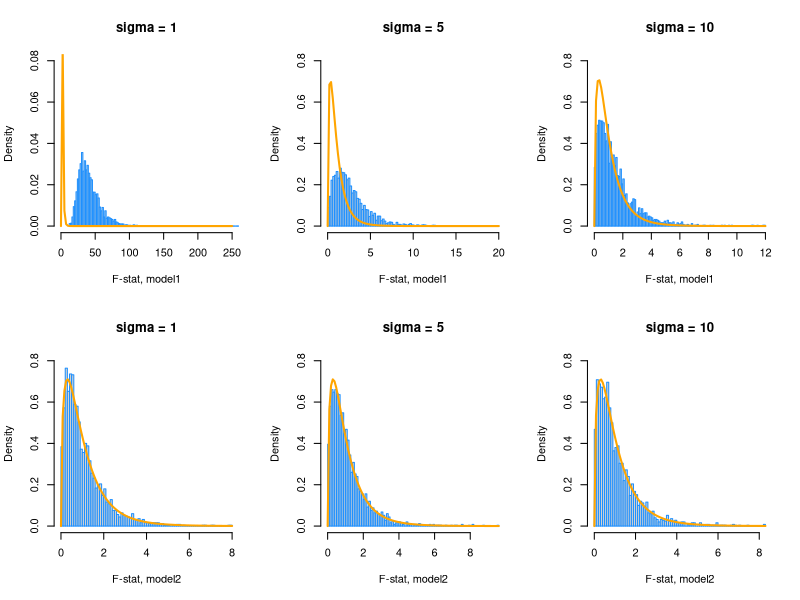
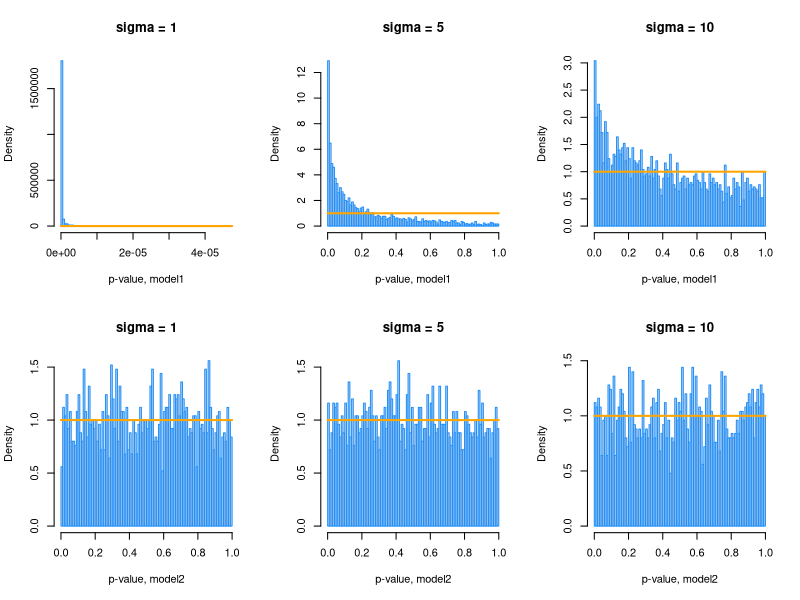
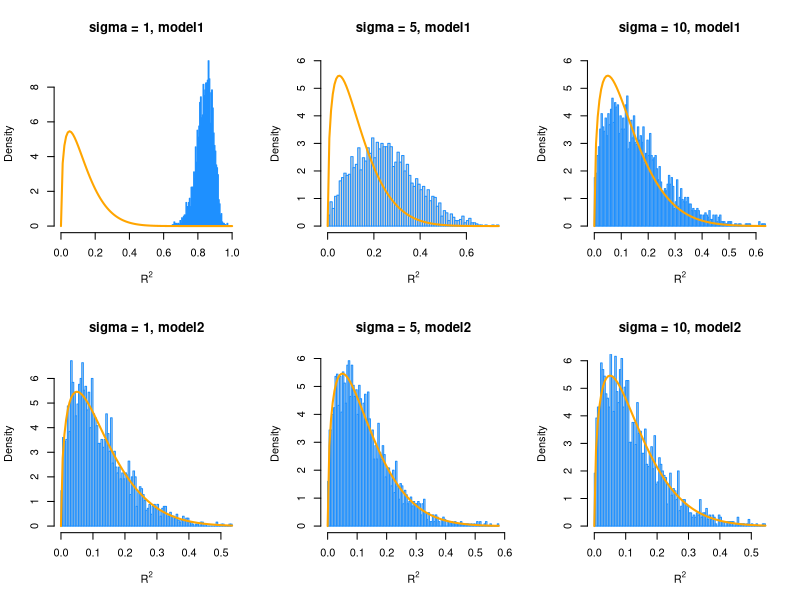
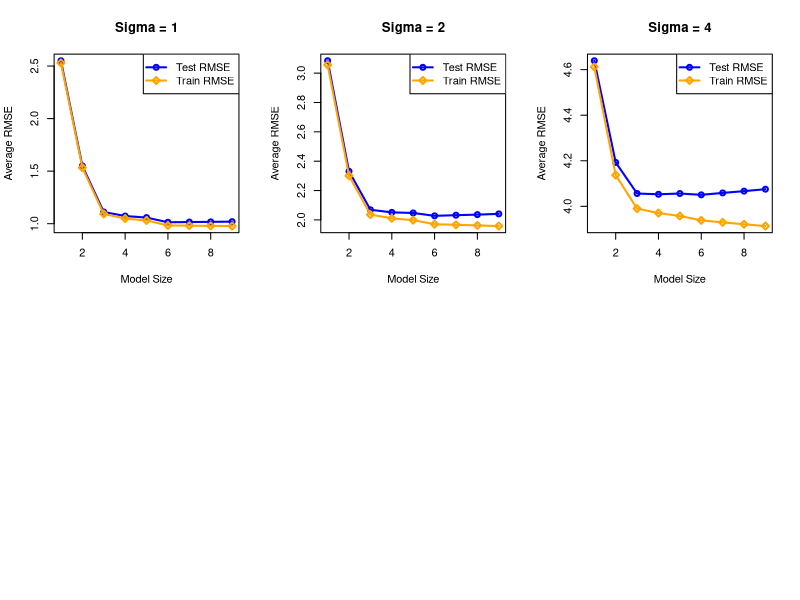
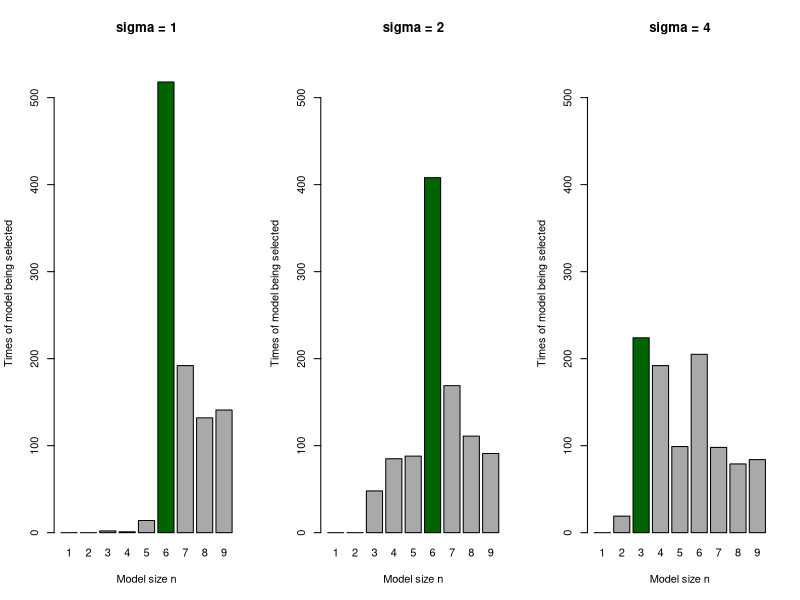

Write R code to recreate these figures, in order. (Note: a time limit stopped this script after it produced the figures.)
## ---- chunk 1
##set up my birthday
birthday = 19890310
set.seed(birthday)
## ---- chunk 2
##number of simulation for each sigma
num_sim = 2500
## ---- chunk 3
##values of sigma for each model
##values of sigma for model1
beta_0_model1 = 3
beta_1_model1 = 1
beta_2_model1 = 1
beta_3_model1 = 1
##values of sigma for model2
beta_0_model2 = 3
beta_1_model2 = 0
beta_2_model2 = 0
beta_3_model2 = 0

##sample size (refers to n from Instruction section) and levels of noise
sample_size = 25
sigma = c(1, 5, 10)
## ---- chunk 4
##read the data from 'study_1.csv'
sim_data = read.csv('study_1.csv')
## ---- chunk 5
estimates_model1 = data.frame(
  F_stat = rep(0, num_sim), 
  p_val = rep(0, num_sim), 
  R_2 = rep(0, num_sim)
)

estimates_model2 = data.frame(
  F_stat = rep(0, num_sim), 
  p_val = rep(0, num_sim), 
  R_2 = rep(0, num_sim)
)
## ---- chunk 6
data_model1 = list(beta_1_sim = estimates_model1, 
                   beta_2_sim = estimates_model1, 
                   beta_3_sim = estimates_model1)
data_model2 = list(beta_1_sim = estimates_model2, 
                   beta_2_sim = estimates_model2, 
                   beta_3_sim = estimates_model2)
## ---- chunk 7
##library(broom) ##use glance function to double check
## ---- chunk 8
###run the simulation for each sigma for model1
for (s in 1: length(sigma)) {
  for (i in 1: num_sim) {
    ###simulate data y and save new y into study_1.csv file
    sim_data$y = with(sim_data, beta_0_model1 + beta_1_model1 * x1+ beta_2_model1 * x2 + beta_3_model1 * x3 + rnorm(n = sample_size, mean = 0, sd = sigma[s]))
    
    ##fit model
    fit_model1 = lm(y ~ ., data = sim_data)
    null_model = lm(y ~ 1, data = sim_data)
    ##find three values
    estimates_model1$F_stat[i] = summary(fit_model1)$fstatistic[1]
    estimates_model1$p_val[i] = anova(null_model, fit_model1)$"Pr(>F)"[2] 
    ##estimates_model1$F_stat[i] = glance(fit_model1)$stat
    ##estimates_model1$p_val[i] = glance(fit_model1)$p.val
    ##estimates_model1$R_2[i] = glance(fit_model1)$r.squared
    estimates_model1$R_2[i] = summary(fit_model1)$r.squared
    ##the three variables match the results from glance
  }
  data_model1[[s]] = estimates_model1
}
## ---- chunk 9
for (s in 1: length(sigma)) {
  for (i in 1: num_sim) {
    ###simulate data y and save new y data into study_1.csv file
    sim_data$y = with(sim_data, beta_0_model2 + beta_1_model2 * x1+ beta_2_model2 * x2 + beta_3_model2 * x3 + rnorm(n = sample_size, mean = 0, sd = sigma[s]))
    
    ##fit model
    fit_model2 = lm(y ~ ., data = sim_data)
    null_model2 = lm(y ~ 1, data = sim_data)
    ##find three values
    estimates_model2$F_stat[i] = summary(fit_model2)$fstatistic[1]
    estimates_model2$p_val[i] = anova(null_model2, fit_model2)$"Pr(>F)"[2]
    estimates_model2$R_2[i] = summary(fit_model2)$r.squared
    ##estimates_model2$F_stat[i] = glance(fit_model2)$stat
    ##estimates_model2$p_val[i] = glance(fit_model2)$p.val
    ##estimates_model2$R_2[i] = glance(fit_model2)$r.squared
     ##the three variables match the results from glance
  }
  data_model2[[s]] = estimates_model2
}
## ---- chunk 10
par(mfrow = c(2, 3))
###in order to show the true distribution with the F statistic empirical distribution for model1(significant model) when sigma = 1, set up both ylim and xlim. 
hist(data_model1[[1]]$F_stat, prob = TRUE, xlab = "F-stat, model1", main = "sigma = 1", border = "dodgerblue", breaks = 100, xlim = c(0, 250), ylim = c(0, 0.08))
##set ylim different from other plots to show both empirical and true distribution more clearly.
x = seq(0, 100, length = 100)
curve(df(x, df1 = 4 - 1, df2 = 25 - 4), add = TRUE, col = 'orange', lwd = 2)
hist(data_model1[[2]]$F_stat, prob = TRUE, xlab = "F-stat, model1", main = "sigma = 5", border = "dodgerblue", breaks = 100, ylim = c(0, 0.8))
curve(df(x, df1 = 4 - 1, df2 = 25 - 4), add = TRUE, col = 'orange', lwd = 2)
hist(data_model1[[3]]$F_stat, prob = TRUE, xlab = "F-stat, model1", main = "sigma = 10", border = "dodgerblue", breaks = 100, ylim = c(0, 0.8))
curve(df(x, df1 = 4 - 1, df2 = 25 - 4), add = TRUE, col = 'orange', lwd = 2)
##model2
hist(data_model2[[1]]$F_stat, prob = TRUE, xlab = "F-stat, model2", main = "sigma = 1", border = "dodgerblue", breaks = 100, ylim = c(0, 0.8))
x = seq(0, 100, length = 100)
curve(df(x, df1 = 4 - 1, df2 = 25 - 4), add = TRUE, col = 'orange', lwd = 2)
hist(data_model2[[2]]$F_stat, prob = TRUE, xlab = "F-stat, model2", main = "sigma = 5", border = "dodgerblue", breaks = 100, ylim = c(0, 0.8))
curve(df(x, df1 = 4 - 1, df2 = 25 - 4), add = TRUE, col = 'orange', lwd = 2)
hist(data_model2[[3]]$F_stat, prob = TRUE, xlab = "F-stat, model2", main = "sigma = 10", border = "dodgerblue", breaks = 100, ylim = c(0, 0.8))
curve(df(x, df1 = 4 - 1, df2 = 25 - 4), add = TRUE, col = 'orange', lwd = 2)
## ---- chunk 11
par(mfrow = c(2, 3))
x = seq(0, 1, length = 100)
hist(data_model1[[1]]$p_val, prob = TRUE, xlab = "p-value, model1", main = "sigma = 1", border = "dodgerblue", breaks = 100)
curve(dunif(x, min = 0, max = 1), add = TRUE, col = 'orange', lwd = 2)
hist(data_model1[[2]]$p_val, prob = TRUE, xlab = "p-value, model1", main = "sigma = 5", border = "dodgerblue", breaks = 100)
curve(dunif(x, min = 0, max = 1), add = TRUE, col = 'orange', lwd = 2)
hist(data_model1[[3]]$p_val, prob = TRUE, xlab = "p-value, model1", main = "sigma = 10", border = "dodgerblue", breaks = 100)
curve(dunif(x, min = 0, max = 1), add = TRUE, col = 'orange', lwd = 2)
###model2
x = seq(0, 1, length = 100)
hist(data_model2[[1]]$p_val, prob = TRUE, xlab = "p-value, model2", main = "sigma = 1", border = "dodgerblue", breaks = 100)
curve(dunif(x, min = 0, max = 1), add = TRUE, col = 'orange', lwd = 2)
hist(data_model2[[2]]$p_val, prob = TRUE, xlab = "p-value, model2", main = "sigma = 5", border = "dodgerblue", breaks = 100)
curve(dunif(x, min = 0, max = 1), add = TRUE, col = 'orange', lwd = 2)
hist(data_model2[[3]]$p_val, prob = TRUE, xlab = "p-value, model2", main = "sigma = 10", border = "dodgerblue", breaks = 100, ylim = c(0, 1.5))
curve(dunif(x, min = 0, max = 1), add = TRUE, col = 'orange', lwd = 2)
## ---- chunk 12
par(mfrow = c(2, 3))
###in order to show the true distribution with empirical distribution for model1 with sigma = 1, set up xlim in range[0, 1]
hist(data_model1[[1]]$R_2, prob = TRUE, xlab = expression(R^2), main = "sigma = 1, model1", border = "dodgerblue", breaks =100, xlim = c(0, 1))
x = seq(0, 1, length = 100)
curve(dbeta(x, shape1 = (4 - 1)/ 2, shape2 = (25 - 4) / 2), add = TRUE, col = 'orange', lwd = 2)
hist(data_model1[[2]]$R_2, prob = TRUE, xlab = expression(R^2), main = "sigma = 5, model1", border = "dodgerblue", breaks = 100, ylim = c(0, 6))
curve(dbeta(x, shape1 = (4 - 1)/ 2, shape2 = (25 - 4) / 2), add = TRUE, col = 'orange', lwd = 2)
hist(data_model1[[3]]$R_2, prob = TRUE, xlab = expression(R^2), main = "sigma = 10, model1", border = "dodgerblue", breaks = 100, ylim = c(0, 6))
curve(dbeta(x, shape1 = (4 - 1)/ 2, shape2 = (25 - 4) / 2), add = TRUE, col = 'orange', lwd = 2)
hist(data_model2[[1]]$R_2, prob = TRUE, xlab = expression(R^2), main = "sigma = 1, model2", border = "dodgerblue", breaks =100)
curve(dbeta(x, shape1 = (4 - 1)/ 2, shape2 = (25 - 4) / 2), add = TRUE, col = 'orange', lwd = 2)
hist(data_model2[[2]]$R_2, prob = TRUE, xlab = expression(R^2), main = "sigma = 5, model2", border = "dodgerblue", breaks = 100)
curve(dbeta(x, shape1 = (4 - 1)/ 2, shape2 = (25 - 4) / 2), add = TRUE, col = 'orange', lwd = 2)
hist(data_model2[[3]]$R_2, prob = TRUE, xlab = expression(R^2), main = "sigma = 10, model2", border = "dodgerblue", breaks = 100, ylim = c(0, 6))
curve(dbeta(x, shape1 = (4 - 1)/ 2, shape2 = (25 - 4) / 2), add = TRUE, col = 'orange', lwd = 2)
## ---- chunk 13
F_stat_mean = c(mean(data_model1[[1]]$F_stat), 
                mean(data_model1[[2]]$F_stat), 
                mean(data_model1[[3]]$F_stat))

p_val_mean = c(mean(data_model1[[1]]$p_val), 
               mean(data_model1[[2]]$p_val),
               mean(data_model1[[3]]$p_val))

R_2_mean = c(mean(data_model1[[1]]$R_2), 
             mean(data_model1[[2]]$R_2),
             mean(data_model1[[3]]$R_2))

###table of mean for model1
sigma_values = c("`sigma = 1`", "`sigma = 5`", "`sigma = 10`")
result1 = data.frame(sigma_values, F_stat_mean, p_val_mean, R_2_mean)
colnames(result1) = c('sigma', 'F statistic', 'p-value','R_2')
knitr::kable(result1)
## ---- chunk 14
F_stat_mean = c(mean(data_model2[[1]]$F_stat), 
                mean(data_model2[[2]]$F_stat), 
                mean(data_model2[[3]]$F_stat))

p_val_mean = c(mean(data_model2[[1]]$p_val), 
               mean(data_model2[[2]]$p_val),
               mean(data_model2[[3]]$p_val))

R_2_mean = c(mean(data_model2[[1]]$R_2), 
             mean(data_model2[[2]]$R_2),
             mean(data_model2[[3]]$R_2))

###table of mean for model2
sigma_values = c("`sigma = 1`", "`sigma = 5`", "`sigma = 10`")
result2 = data.frame(sigma_values, F_stat_mean, p_val_mean, R_2_mean)
colnames(result2) = c('sigma', 'F statistic', 'p-value','R_2')
knitr::kable(result2)
## ---- chunk 15
F_stat_sd = c(sd(data_model1[[1]]$F_stat), 
                sd(data_model1[[2]]$F_stat), 
                sd(data_model1[[3]]$F_stat))

p_val_sd = c(sd(data_model1[[1]]$p_val), 
               sd(data_model1[[2]]$p_val),
               sd(data_model1[[3]]$p_val))

R_2_sd = c(sd(data_model1[[1]]$R_2), 
             sd(data_model1[[2]]$R_2),
             sd(data_model1[[3]]$R_2))

###table of sd for model1
sigma_values = c("`sigma = 1`", "`sigma = 5`", "`sigma = 10`")
result1_sd = data.frame(sigma_values, F_stat_sd, p_val_sd, R_2_sd)
colnames(result1_sd) = c('sigma', 'F statistic', 'p-value','R_2')
knitr::kable(result1_sd)
## ---- chunk 16
F_stat_sd = c(sd(data_model2[[1]]$F_stat), 
                sd(data_model2[[2]]$F_stat), 
                sd(data_model2[[3]]$F_stat))

p_val_sd = c(sd(data_model2[[1]]$p_val), 
               sd(data_model2[[2]]$p_val),
               sd(data_model2[[3]]$p_val))

R_2_sd = c(sd(data_model2[[1]]$R_2), 
             sd(data_model2[[2]]$R_2),
             sd(data_model2[[3]]$R_2))

###table of sd for model2
sigma_values = c("`sigma = 1`", "`sigma = 5`", "`sigma = 10`")
result2_sd = data.frame(sigma_values, F_stat_sd, p_val_sd, R_2_sd)
colnames(result2_sd) = c('sigma', 'F statistic', 'p-value','R_2')
knitr::kable(result2_sd)
## ---- chunk 17
birthday = 19890310
set.seed(birthday)
## ---- chunk 18
##qty of simulation
num_sim = 1000
##qty of models
num_model = 9
##create placeholders for both train and test RMSE under each model
RMSE = list(
  train_RMSE = matrix(c(rep(0, num_model * num_sim)), ncol = num_model, nrow = num_sim),
  test_RMSE = matrix(c(rep(0, num_model * num_sim)), ncol = num_model, nrow = num_sim)
)
## ---- chunk 19
all_data = list(sigma_1_sim = RMSE,
                sigma_2_sim = RMSE, 
                sigma_3_sim = RMSE)

##beta values of model
beta_0 = 0
beta_1 = 5
beta_2 = -4
beta_3 = 1.6
beta_4 = -1.1
beta_5 = 0.7
beta_6 = 0.3
##values of sigma
sigma = c(1, 2, 4)
##import data from study_2.csv
sim_data = read.csv('study_2.csv')
## ---- chunk 20
##function to calculate RMSE
rmse = function(true_val, predict_val) {
  sqrt(mean((true_val - predict_val) ^ 2))
}

##run simulation

for (s in 1: length(sigma)) {
  for (i in 1: num_sim) {
    ##get y values for sim_data
    sim_data$y = with(sim_data,
                        beta_0 + beta_1 * x1 + beta_2 * x2 + beta_3 * x3 + beta_4 * x4 + beta_5 * x5 + beta_6 * x6 + rnorm(n = 500, mean = 0, sd = sigma[s]))
    
        
    ##split data into test and train randomly
    train_index = sample(1: nrow(sim_data), 250)
    train_data = sim_data[train_index, ]
    test_data = sim_data[-train_index, ]
    
    ##fit models
    fit_1 = lm(y ~ x1, data = train_data)
    fit_2 = lm(y ~ x1 + x2, data = train_data)
    fit_3 = lm(y ~ x1 + x2 + x3, data = train_data)
    fit_4 = lm(y ~ x1 + x2 + x3 + x4, data = train_data)
    fit_5 = lm(y ~ x1 + x2 + x3 + x4 + x5, data = train_data)
    fit_6 = lm(y ~ x1 + x2 + x3 + x4 + x5 + x6, data = train_data)
    fit_7 = lm(y ~ x1 + x2 + x3 + x4 + x5 + x6 + x7, data = train_data)
    fit_8 = lm(y ~ x1 + x2 + x3 + x4 + x5 + x6 + x7 + x8, data = train_data)
    fit_9 = lm(y ~ x1 + x2 + x3 + x4 + x5 + x6 + x7 + x8 + x9, data = train_data)
    
    ##get RMSE for train data
    train_errors = c(
      rmse(train_data$y, predict(fit_1, train_data)),
      rmse(train_data$y, predict(fit_2, train_data)),
      rmse(train_data$y, predict(fit_3, train_data)),
      rmse(train_data$y, predict(fit_4, train_data)),
      rmse(train_data$y, predict(fit_5, train_data)),
      rmse(train_data$y, predict(fit_6, train_data)),
      rmse(train_data$y, predict(fit_7, train_data)),
      rmse(train_data$y, predict(fit_8, train_data)),
      rmse(train_data$y, predict(fit_9, train_data))
    )
    ##get RMSE for test data
    
    test_errors = c(
      rmse(test_data$y, predict(fit_1, test_data)),
      rmse(test_data$y, predict(fit_2, test_data)),
      rmse(test_data$y, predict(fit_3, test_data)),
      rmse(test_data$y, predict(fit_4, test_data)),
      rmse(test_data$y, predict(fit_5, test_data)),
      rmse(test_data$y, predict(fit_6, test_data)),
      rmse(test_data$y, predict(fit_7, test_data)),
      rmse(test_data$y, predict(fit_8, test_data)),
      rmse(test_data$y, predict(fit_9, test_data))
    )
    
    RMSE$train_RMSE[i, ] = train_errors
    RMSE$test_RMSE[i, ] = test_errors
  }
  
  all_data[[s]] = RMSE
}
## ---- chunk 21
##graphs both RMSE with sigma = 1
train_means = colMeans(all_data[[1]]$train_RMSE)
test_means = colMeans(all_data[[1]]$test_RMSE)
ylim = range(train_means, test_means)
plot(test_means, pch = 1, col = "blue", ylim = ylim, xlab = "Model Size", ylab = "Average RMSE", main = "Sigma = 1", lwd = 2, type = 'o')
points(train_means, pch = 5, col = "orange", lwd = 2, type = 'o')
legend('topright', legend=c("Test RMSE", "Train RMSE"), col=c("blue", "orange"), pch = c(1, 5), cex = 1, lwd = 2)
## ---- chunk 22
##graphs both RMSE with sigma = 2
train_means = colMeans(all_data[[2]]$train_RMSE)
test_means = colMeans(all_data[[2]]$test_RMSE)
ylim = range(train_means, test_means)
plot(test_means, pch = 1, col = "blue", ylim = ylim, xlab = "Model Size", ylab = "Average RMSE", main = "Sigma = 2", lwd = 2, type = 'o')
points(train_means, pch = 5, col = "orange", lwd = 2, type = 'o')
legend('topright', legend=c("Test RMSE", "Train RMSE"), col=c("blue", "orange"), pch = c(1, 5), cex = 1, lwd = 2)
## ---- chunk 23
##graphs both RMSE with sigma = 4
train_means = colMeans(all_data[[3]]$train_RMSE)
test_means = colMeans(all_data[[3]]$test_RMSE)
ylim = range(train_means, test_means)
plot(test_means, pch = 1, col = "blue", ylim = ylim, xlab = "Model Size", ylab = "Average RMSE", main = "Sigma = 4", lwd = 2, type = 'o')
points(train_means, pch = 5, col = "orange", lwd = 2, type = 'o')
legend('topright', legend=c("Test RMSE", "Train RMSE"), col=c("blue", "orange"), pch = c(1, 5), cex= 1, lwd = 2)
## ---- chunk 24
table_data = data.frame(colMeans(all_data[[1]]$train_RMSE), 
                        colMeans(all_data[[2]]$train_RMSE), 
                        colMeans(all_data[[3]]$train_RMSE), 
                        colMeans(all_data[[1]]$test_RMSE), 
                        colMeans(all_data[[2]]$test_RMSE), 
                        colMeans(all_data[[3]]$test_RMSE))

size = c('1', "2", "3", "4", "5", "6", "7", "8", '9')
result = data.frame(size, table_data[1], table_data[2], table_data[3], table_data[4], table_data[5], table_data[6])
colnames(result) = c('model size', 'train sigma = 1', 'train sigma = 2', 'train sigma = 4', 'test sigma = 1', 'test sigma = 2', 'test sigam = 4')
knitr::kable(result)
## ---- chunk 25
##times_data is a placeholder of all the data under each sigma. times is a placeholder of data under each model
times = matrix(c(rep(0, num_model * num_sim)), 
               ncol = num_model, 
               nrow = num_sim)
times_data = list(sigma_1_t = times, 
                  sigma_2_t = times,
                  sigma_3_t = times)
## ---- chunk 26
###run the simualtion to select the best model and count the number of times
for (s in 1: length(sigma)) {
  for (i in 1: num_sim) {
    
    row = all_data[[s]]$test_RMSE[i, ]
    
    minimum = min(row) ### find the minimum test RMSE
    
    times[i, ] = as.numeric(row == minimum)
  }
  times_data[[s]] = times
}
## ---- chunk 27
###nums hold the total qty of being selected as the best model
nums = data.frame(colSums(times_data[[1]]), 
                  colSums(times_data[[2]]), 
                  colSums(times_data[[3]]))
size = c('1', "2", "3", "4", "5", "6", "7", "8", '9')
result_time = data.frame(size, nums[1], nums[2], nums[3])
colnames(result_time) = c('model size', 'sigma = 1', 'sigma = 2', 'sigma = 4')
knitr::kable(result_time)
## ---- chunk 28
par(mfrow = c(1, 3))
##sigma = 1
cols = ifelse(nums[[1]] == max(nums[[1]]), 'darkgreen', 'darkgrey')
barplot(nums[[1]], xlab = "Model size n", ylab = "Times of model being selected", main = 'sigma = 1', col = cols, border = 'black', axes = TRUE,names.arg = seq(1, 9), ylim = c(0, 550))
##sigma = 2
cols = ifelse(nums[[2]] == max(nums[[2]]), 'darkgreen', 'darkgrey')
barplot(nums[[2]], xlab = "Model size n", ylab = "Times of model being selected", main = 'sigma = 2', col = cols, border = 'black', axes = TRUE,names.arg = seq(1, 9), ylim = c(0, 550))
##sigma = 4
cols = ifelse(nums[[3]] == max(nums[[3]]), 'darkgreen', 'darkgrey')
barplot(nums[[3]], xlab = "Model size n", ylab = "Times of model being selected", main = 'sigma = 4', col = cols, axes = TRUE,names.arg = seq(1, 9), ylim = c(0, 550))
## ---- chunk 29
birthday = 19890310
set.seed(birthday)
## ---- chunk 30
beta_1 = seq(-2, 2, by = 0.1)
simga = c(1, 2, 4)
n = c(10, 20, 30)
alpha = 0.05
num_sim = 1000
## ---- chunk 31
##create the matrix to store rejection results
reject = matrix(c(rep(0, length(n) * num_sim)),
                ncol = length(n), 
                nrow = num_sim)
##create matrix to store power for n vs beta_1

powers = matrix(c(rep(0, length(n) * length(beta_1))), 
                ncol = length(n), 
                nrow = length(beta_1))
##create a list to store all the data for each sigma
all_sim3 = list(sigma_1 = powers, 
           sigma_2 = powers, 
           sigma_3 = powers)
## ---- chunk 32
for (s in 1: length(sigma)) {
  for (b in 1: length(beta_1)) {
    for (a in 1: length(n)) {
      ###generate the predictor values x and sim_data
        x_values = seq(0, 5, length = n[a])
        sim_data = data.frame(y = rep(0, length(x_values)), x = x_values)
        for (i in 1: num_sim) {
          ###simulate y
          sim_data$y = with(sim_data, beta_1[b] * x + rnorm(n = length(x_values), mean = 0, sd = sigma[s]))
          
          ##fit model
          fit = lm(y ~ x, data = sim_data)
          
          ##run significance test
          p_val = summary(fit)$coefficients['x', 'Pr(>|t|)']
          reject[i, a] = as.numeric(p_val < alpha) ### 1: p_val < alpha
        }
        powers[b, a] = mean(reject[, a])
    }
  }
  all_sim3[[s]] = powers
}
## ---- chunk 33
###plot power curve for sigma = 1
plot(all_sim3[[1]][, 1] ~ seq(-2, 2, by = 0.1), type = 'l', lty = 2, lwd = 3, xlab = expression(beta[1]), ylab = 'power', col = 'blue', main = 'sigma = 1')
par(new=TRUE)
plot(all_sim3[[1]][, 2], type = "l", lty = 2, ann = FALSE, axes = FALSE, lwd = 3, col = 'red')
par(new=TRUE)
plot(all_sim3[[1]][, 3], type = "l", lty = 2, ann = FALSE, axes = FALSE, lwd = 3, col = 'orange')
legend('bottomright', legend=c("n = 10", "n = 20", "n = 30"), col=c("blue", "red", "orange"), lty=2, cex=1)
## ---- chunk 34
###plot power curve for sigma = 2
plot(all_sim3[[2]][, 1]~ seq(-2, 2, by = 0.1), type = 'l', lty = 2, lwd = 3, xlab = expression(beta[1]), ylab = 'power', col = 'blue', main = 'sigma = 2')
par(new=TRUE)
plot(all_sim3[[2]][, 2], type = "l", lty = 2, ann = FALSE, axes = FALSE, lwd = 3, col = 'red')
par(new=TRUE)
plot(all_sim3[[2]][, 3], type = "l", lty = 2, ann = FALSE, axes = FALSE, lwd = 3, col = 'orange')
legend('bottomright', legend=c("n = 10", "n = 20", "n = 30"), col=c("blue", "red", "orange"), lty=2, cex=1)
## ---- chunk 35
###plot power curve for sigma = 4
plot(all_sim3[[3]][, 1]~ seq(-2, 2, by = 0.1), type = 'l', lty = 2, lwd = 3, xlab = expression(beta[1]), ylab = 'power', col = 'blue', main = 'sigma = 4', ylim = c(0, 1))
par(new=TRUE)
plot(all_sim3[[3]][, 2], type = "l", lty = 2, ann = FALSE, axes = FALSE, lwd = 3, col = 'red')
par(new=TRUE)
plot(all_sim3[[3]][, 3], type = "l", lty = 2, ann = FALSE, axes = FALSE, lwd = 3, col = 'orange')
legend('bottomright', legend=c("n = 10", "n = 20", "n = 30"), col=c("blue", "red", "orange"), lty=2, cex=1)
## ---- chunk 36
plot(colMeans(all_sim3[[1]]), xlab = 'sample size', ylab = 'average of power', main = 'sample size vs average power', pch = 1, lwd = 2, col = 'darkgrey', ylim = c(0, 1), xaxt = 'n', type = 'o')
axis(side = 1, at = seq(1, 3, by = 1), labels = c(10, 20, 30))
par(new = TRUE)
plot(colMeans(all_sim3[[2]]), xlab = 'sample size', ylab = 'average of power', main = 'sample size vs average power', pch = 0, lwd = 2, col = 'darkgreen', ylim = c(0, 1), xaxt = 'n', type = 'o')
par(new = TRUE)
plot(colMeans(all_sim3[[3]]), xlab = 'sample size', ylab = 'average of power', main = 'sample size vs average power', pch = 2, lwd = 2, col = 'pink', ylim = c(0, 1), xaxt = 'n', type = 'o')
legend('bottomright', legend=c("sigma = 1", "sigma = 2", "sigma = 4"), col=c("darkgrey", "darkgreen", "pink"), pch = c(1, 0, 2), cex=1, lwd = 2)
